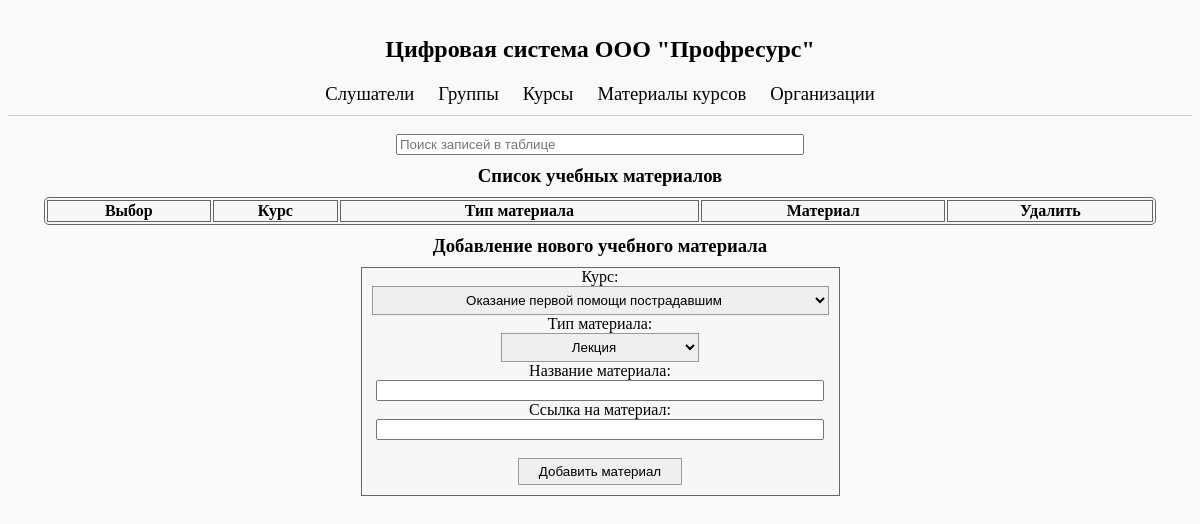
Page /materials/ on the earlier database version.
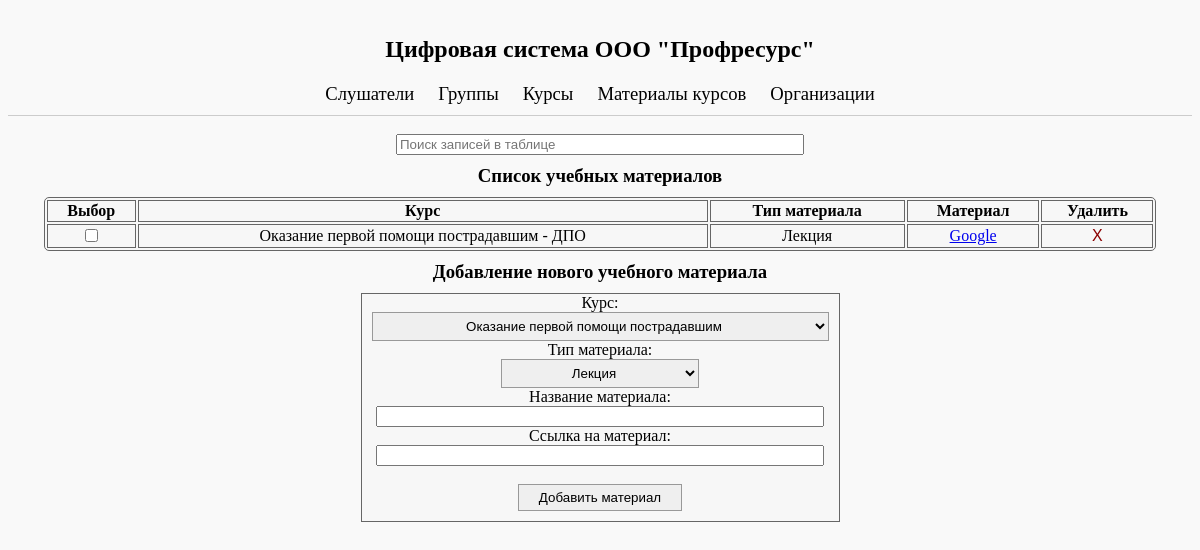
Same page on the later database version.
### main/models.py (models this page shows)
class Материалы_курсов(models.Model):
    Курс = models.ForeignKey(Курсы, on_delete=models.CASCADE)
    Тип = models.ForeignKey(Типы_материалов, on_delete=models.CASCADE)
    Название = models.CharField(max_length=255, null=False, default="")
    Ссылка_на_материал = models.CharField(max_length=255, null=False, default="about:blank")

class Курсы(models.Model):
    Тип = models.ForeignKey(Типы_курсов, on_delete=models.CASCADE)
    Название = models.CharField(max_length=255)
    Объём_часов = models.IntegerField(blank=True, null=False, default=0)

class Типы_курсов(models.Model):
    Название = models.CharField(max_length=10, unique=True)

class Типы_материалов(models.Model):
    Название = models.CharField(max_length=100, unique=True)

### main/views.py (the view, shortened to what this page needs)
# urls.py: path('materials/', views.материалы_view, name='material_list'),
def материалы_view(request):
    return render(request, 'main/MaterialList.html', {
        'материалы': Материалы_курсов.objects.all(),
        'курсы': Курсы.objects.all(),
        'типы': Типы_материалов.objects.all(),
    })

### main/templates/main/MaterialList.html (shortened to what this page needs)
{% extends 'main/MainMenu.html' %}
{% block content %}
    <h3>Список учебных материалов</h3>
    <div>
        <table class="table" id="material-table">
            <thead>
                <tr>
                    <th>Выбор</th>
                    <th>Курс</th>
                    <th>Тип материала</th>
                    <th>Материал</th>
                    <th>Удалить</th>
                </tr>
            </thead>
            <tbody>
                {% for материал in материалы %}
                    <tr>
                        <td><input type="checkbox"></td>
                        <td>{{ материал.Курс.Название }} - {{ материал.Курс.Тип.Название }}</td>
                        <td>{{ материал.Тип.Название }}</td>
                        <td>{% with ссылка=материал.Ссылка_на_материал %}
                            <a href="{% if '://' in ссылка %}{{ ссылка }}{% else %}http://{{ ссылка }}{% endif %}"
                             title="{{ ссылка }}" onclick="return confirm('Вы переходите по ссылке:\n{{ ссылка }}\n\nПродолжить?');"
                            target="_blank">{{ материал.Название }}</a>{% endwith %}
                        </td>
                        <td>
                            <form method="post" action="{% url 'delete_material' материал.id %}">
                                <button type="submit" class="delete-button" onclick="return confirm('Удалить эту запись?');">X</button>
                            </form>
                        </td>
                    </tr>
                 {% endfor %}
            </tbody>
        </table>
        <h3>Добавление нового учебного материала</h3>
        <form class="account-form" method="post" enctype="multipart/form-data" action="{% url 'material_list' %}">
            <label>Курс:</label><br>
            <select name="Курс">
                {% for курс in курсы %}
                    <option value="{{ курс.id }}">{{ курс.Название }}</option>
                {% endfor %}
            </select><br>
            <label>Тип материала:</label><br>
            <select name="Тип">
                {% for тип in типы %}
                    <option value="{{ тип.id }}">{{ тип.Название }}</option>
                {% endfor %}
            </select><br>
            <label>Название материала:</label><br>
            <input type="text" name="Название" style="width: 440px;" required><br>
            <label>Ссылка на материал:</label><br>
            <input type="text" name="Ссылка" style="width: 440px;" required><br><br>
            <button type="submit" name="submit_material">Добавить материал</button>
        </form>
    </div>
{% endblock %}

Differences in the rows shown:
added Материалы_курсов: Курс.Название "Оказание первой помощи пострадавшим", Курс.Название "ДПО", Тип.Название "Лекция", Название "Google"
